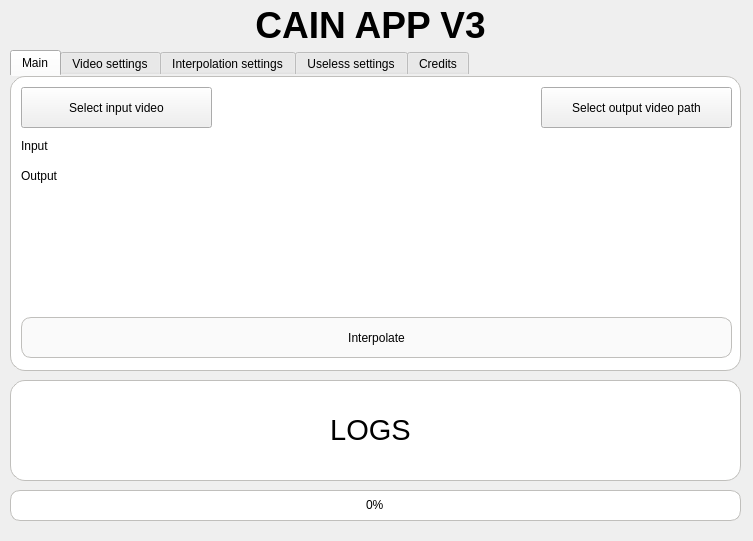
<?xml version="1.0" encoding="UTF-8"?>
<ui version="4.0">
 <class>Form</class>
 <widget class="QWidget" name="Form">
  <property name="geometry">
   <rect>
    <x>0</x>
    <y>0</y>
    <width>753</width>
    <height>541</height>
   </rect>
  </property>
  <property name="windowTitle">
   <string>Form</string>
  </property>
  <property name="styleSheet">
   <string notr="true"/>
  </property>
  <widget class="QLabel" name="label">
   <property name="geometry">
    <rect>
     <x>0</x>
     <y>0</y>
     <width>741</width>
     <height>51</height>
    </rect>
   </property>
   <property name="styleSheet">
    <string notr="true">font: 700 11pt &quot;Comic Sans MS&quot;;</string>
   </property>
   <property name="text">
    <string>&lt;html&gt;&lt;head/&gt;&lt;body&gt;&lt;p align=&quot;center&quot;&gt;&lt;span style=&quot; font-size:28pt; font-weight:700;&quot;&gt;CAIN APP V3&lt;/span&gt;&lt;/p&gt;&lt;/body&gt;&lt;/html&gt;</string>
   </property>
  </widget>
  <widget class="QProgressBar" name="progressBar">
   <property name="geometry">
    <rect>
     <x>10</x>
     <y>490</y>
     <width>731</width>
     <height>31</height>
    </rect>
   </property>
   <property name="contextMenuPolicy">
    <enum>Qt::DefaultContextMenu</enum>
   </property>
   <property name="styleSheet">
    <string notr="true">
QProgressBar {
    border: 1px solid rgb(192, 191, 188);
    border-radius: 10px;
    background-color: rgb(255, 255, 255);
    text-align:center;
 }

 QProgressBar::chunk {
     background-color: #05B8CC;
     border-radius: 10px;
 }
</string>
   </property>
   <property name="value">
    <number>0</number>
   </property>
   <property name="textVisible">
    <bool>true</bool>
   </property>
   <property name="invertedAppearance">
    <bool>false</bool>
   </property>
  </widget>
  <widget class="QTabWidget" name="Video">
   <property name="geometry">
    <rect>
     <x>10</x>
     <y>50</y>
     <width>731</width>
     <height>321</height>
    </rect>
   </property>
   <property name="styleSheet">
    <string notr="true">.QTabWidget::pane{
    border: 1px solid rgb(192, 191, 188);
    border-radius: 15px;
    background-color: rgb(255, 255, 255);
}</string>
   </property>
   <property name="currentIndex">
    <number>0</number>
   </property>
   <property name="documentMode">
    <bool>false</bool>
   </property>
   <widget class="QWidget" name="Main">
    <attribute name="title">
     <string>Main</string>
    </attribute>
    <widget class="QPushButton" name="pushButton_3">
     <property name="geometry">
      <rect>
       <x>10</x>
       <y>10</y>
       <width>191</width>
       <height>41</height>
      </rect>
     </property>
     <property name="text">
      <string>Select input video</string>
     </property>
    </widget>
    <widget class="QPushButton" name="pushButton_4">
     <property name="geometry">
      <rect>
       <x>530</x>
       <y>10</y>
       <width>191</width>
       <height>41</height>
      </rect>
     </property>
     <property name="text">
      <string>Select output video path</string>
     </property>
    </widget>
    <widget class="QLabel" name="label_12">
     <property name="geometry">
      <rect>
       <x>10</x>
       <y>90</y>
       <width>711</width>
       <height>18</height>
      </rect>
     </property>
     <property name="text">
      <string>Output</string>
     </property>
    </widget>
    <widget class="QLabel" name="label_10">
     <property name="geometry">
      <rect>
       <x>10</x>
       <y>60</y>
       <width>711</width>
       <height>18</height>
      </rect>
     </property>
     <property name="text">
      <string>Input</string>
     </property>
    </widget>
    <widget class="QPushButton" name="Interpolatebutton">
     <property name="enabled">
      <bool>true</bool>
     </property>
     <property name="geometry">
      <rect>
       <x>10</x>
       <y>240</y>
       <width>711</width>
       <height>41</height>
      </rect>
     </property>
     <property name="styleSheet">
      <string notr="true">QPushButton{
border: 1.1px solid rgb(192, 191, 188);
border-radius: 10px;    
background-color: rgb(250, 250, 250);

}
QPushButton:hover{
border: 1px solid rgb(192, 191, 188);
border-radius: 10px;    
background-color: rgb(230, 230, 230);

}
QPushButton:pressed{
border: 1.1px solid rgb(192, 191, 188);
border-radius: 10px;    
background-color: rgb(190, 190, 190);

}
</string>
     </property>
     <property name="text">
      <string>Interpolate</string>
     </property>
    </widget>
   </widget>
   <widget class="QWidget" name="Encoding">
    <attribute name="title">
     <string>Video settings</string>
    </attribute>
    <widget class="QLabel" name="label_9">
     <property name="geometry">
      <rect>
       <x>10</x>
       <y>10</y>
       <width>181</width>
       <height>31</height>
      </rect>
     </property>
     <property name="text">
      <string>ffmpeg parametrs </string>
     </property>
    </widget>
    <widget class="QLabel" name="label_11">
     <property name="geometry">
      <rect>
       <x>0</x>
       <y>150</y>
       <width>731</width>
       <height>131</height>
      </rect>
     </property>
     <property name="styleSheet">
      <string notr="true">font: 700 20pt &quot;Comic Sans MS&quot;;</string>
     </property>
     <property name="text">
      <string>&lt;html&gt;&lt;head/&gt;&lt;body&gt;&lt;p align=&quot;center&quot;&gt;&lt;span style=&quot; font-size:26pt;&quot;&gt;SOON MORE SETTINGS&lt;/span&gt;&lt;/p&gt;&lt;/body&gt;&lt;/html&gt;</string>
     </property>
    </widget>
    <widget class="QLineEdit" name="ffmpegline">
     <property name="geometry">
      <rect>
       <x>190</x>
       <y>10</y>
       <width>321</width>
       <height>31</height>
      </rect>
     </property>
     <property name="text">
      <string>-c:v libx264 -preset fast -pix_fmt yuv420p</string>
     </property>
    </widget>
    <widget class="Line" name="line_2">
     <property name="geometry">
      <rect>
       <x>20</x>
       <y>130</y>
       <width>681</width>
       <height>21</height>
      </rect>
     </property>
     <property name="orientation">
      <enum>Qt::Horizontal</enum>
     </property>
    </widget>
   </widget>
   <widget class="QWidget" name="Interpolation">
    <attribute name="title">
     <string>Interpolation settings</string>
    </attribute>
    <widget class="QPushButton" name="pushButton_2">
     <property name="enabled">
      <bool>false</bool>
     </property>
     <property name="geometry">
      <rect>
       <x>10</x>
       <y>240</y>
       <width>711</width>
       <height>41</height>
      </rect>
     </property>
     <property name="styleSheet">
      <string notr="true">QPushButton{
border: 1.1px solid rgb(192, 191, 188);
border-radius: 10px;    
background-color: rgb(250, 250, 250);

}
QPushButton:hover{
border: 1px solid rgb(192, 191, 188);
border-radius: 10px;    
background-color: rgb(230, 230, 230);

}
QPushButton:pressed{
border: 1.1px solid rgb(192, 191, 188);
border-radius: 10px;    
background-color: rgb(190, 190, 190);

}
</string>
     </property>
     <property name="text">
      <string>Recomended settings (soon)</string>
     </property>
    </widget>
    <widget class="QLabel" name="label_4">
     <property name="geometry">
      <rect>
       <x>10</x>
       <y>10</y>
       <width>151</width>
       <height>31</height>
      </rect>
     </property>
     <property name="text">
      <string>Model:</string>
     </property>
    </widget>
    <widget class="QComboBox" name="modellist">
     <property name="geometry">
      <rect>
       <x>160</x>
       <y>10</y>
       <width>551</width>
       <height>31</height>
      </rect>
     </property>
    </widget>
    <widget class="QLabel" name="label_5">
     <property name="geometry">
      <rect>
       <x>10</x>
       <y>130</y>
       <width>151</width>
       <height>31</height>
      </rect>
     </property>
     <property name="text">
      <string>Precission</string>
     </property>
    </widget>
    <widget class="QComboBox" name="precission">
     <property name="geometry">
      <rect>
       <x>160</x>
       <y>130</y>
       <width>551</width>
       <height>31</height>
      </rect>
     </property>
     <item>
      <property name="text">
       <string>fp16</string>
      </property>
     </item>
     <item>
      <property name="text">
       <string>fp32</string>
      </property>
     </item>
    </widget>
    <widget class="QLabel" name="label_6">
     <property name="geometry">
      <rect>
       <x>10</x>
       <y>170</y>
       <width>151</width>
       <height>21</height>
      </rect>
     </property>
     <property name="text">
      <string>Gpu id</string>
     </property>
    </widget>
    <widget class="QSpinBox" name="Gpuid">
     <property name="enabled">
      <bool>false</bool>
     </property>
     <property name="geometry">
      <rect>
       <x>160</x>
       <y>170</y>
       <width>551</width>
       <height>31</height>
      </rect>
     </property>
    </widget>
    <widget class="QComboBox" name="colorspace">
     <property name="geometry">
      <rect>
       <x>160</x>
       <y>90</y>
       <width>551</width>
       <height>31</height>
      </rect>
     </property>
     <item>
      <property name="text">
       <string>RGB</string>
      </property>
     </item>
     <item>
      <property name="text">
       <string>YUV</string>
      </property>
     </item>
    </widget>
    <widget class="QLabel" name="label_8">
     <property name="geometry">
      <rect>
       <x>10</x>
       <y>90</y>
       <width>151</width>
       <height>31</height>
      </rect>
     </property>
     <property name="text">
      <string>Color data</string>
     </property>
    </widget>
    <widget class="Line" name="line">
     <property name="geometry">
      <rect>
       <x>10</x>
       <y>210</y>
       <width>711</width>
       <height>21</height>
      </rect>
     </property>
     <property name="orientation">
      <enum>Qt::Horizontal</enum>
     </property>
    </widget>
    <widget class="QComboBox" name="comboBox_3">
     <property name="enabled">
      <bool>false</bool>
     </property>
     <property name="geometry">
      <rect>
       <x>160</x>
       <y>50</y>
       <width>551</width>
       <height>31</height>
      </rect>
     </property>
     <item>
      <property name="text">
       <string>2x</string>
      </property>
     </item>
     <item>
      <property name="text">
       <string>4x</string>
      </property>
     </item>
     <item>
      <property name="text">
       <string>8x</string>
      </property>
     </item>
    </widget>
    <widget class="QLabel" name="label_7">
     <property name="geometry">
      <rect>
       <x>10</x>
       <y>50</y>
       <width>151</width>
       <height>31</height>
      </rect>
     </property>
     <property name="text">
      <string>Factor</string>
     </property>
    </widget>
   </widget>
   <widget class="QWidget" name="tab">
    <attribute name="title">
     <string>Useless settings</string>
    </attribute>
    <widget class="QCheckBox" name="checkBox">
     <property name="enabled">
      <bool>true</bool>
     </property>
     <property name="geometry">
      <rect>
       <x>20</x>
       <y>10</y>
       <width>111</width>
       <height>24</height>
      </rect>
     </property>
     <property name="text">
      <string>Polish mode</string>
     </property>
     <property name="checkable">
      <bool>false</bool>
     </property>
    </widget>
    <widget class="QCheckBox" name="checkBox_2">
     <property name="enabled">
      <bool>false</bool>
     </property>
     <property name="geometry">
      <rect>
       <x>20</x>
       <y>40</y>
       <width>111</width>
       <height>24</height>
      </rect>
     </property>
     <property name="text">
      <string>Keep settings</string>
     </property>
    </widget>
    <widget class="QCheckBox" name="checkBox_3">
     <property name="enabled">
      <bool>false</bool>
     </property>
     <property name="geometry">
      <rect>
       <x>20</x>
       <y>70</y>
       <width>141</width>
       <height>24</height>
      </rect>
     </property>
     <property name="text">
      <string>Print everything</string>
     </property>
    </widget>
   </widget>
   <widget class="QWidget" name="Credits">
    <attribute name="title">
     <string>Credits</string>
    </attribute>
   </widget>
  </widget>
  <widget class="QFrame" name="frame">
   <property name="geometry">
    <rect>
     <x>10</x>
     <y>380</y>
     <width>731</width>
     <height>101</height>
    </rect>
   </property>
   <property name="whatsThis">
    <string>    border: 3px solid #000000;
    border-radius: 25px;</string>
   </property>
   <property name="styleSheet">
    <string notr="true">    border: 1px solid rgb(192, 191, 188);
    border-radius: 15px;
background-color: rgb(255, 255, 255);</string>
   </property>
   <property name="frameShape">
    <enum>QFrame::StyledPanel</enum>
   </property>
   <property name="frameShadow">
    <enum>QFrame::Raised</enum>
   </property>
   <widget class="QLabel" name="label_2">
    <property name="geometry">
     <rect>
      <x>10</x>
      <y>10</y>
      <width>701</width>
      <height>81</height>
     </rect>
    </property>
    <property name="palette">
     <palette>
      <active>
       <colorrole role="Button">
        <brush brushstyle="SolidPattern">
         <color alpha="255">
          <red>255</red>
          <green>255</green>
          <blue>255</blue>
         </color>
        </brush>
       </colorrole>
       <colorrole role="Window">
        <brush brushstyle="SolidPattern">
         <color alpha="255">
          <red>255</red>
          <green>255</green>
          <blue>255</blue>
         </color>
        </brush>
       </colorrole>
      </active>
      <inactive>
       <colorrole role="Button">
        <brush brushstyle="SolidPattern">
         <color alpha="255">
          <red>255</red>
          <green>255</green>
          <blue>255</blue>
         </color>
        </brush>
       </colorrole>
       <colorrole role="Window">
        <brush brushstyle="SolidPattern">
         <color alpha="255">
          <red>255</red>
          <green>255</green>
          <blue>255</blue>
         </color>
        </brush>
       </colorrole>
      </inactive>
      <disabled>
       <colorrole role="Button">
        <brush brushstyle="SolidPattern">
         <color alpha="255">
          <red>255</red>
          <green>255</green>
          <blue>255</blue>
         </color>
        </brush>
       </colorrole>
       <colorrole role="Window">
        <brush brushstyle="SolidPattern">
         <color alpha="255">
          <red>255</red>
          <green>255</green>
          <blue>255</blue>
         </color>
        </brush>
       </colorrole>
      </disabled>
     </palette>
    </property>
    <property name="contextMenuPolicy">
     <enum>Qt::DefaultContextMenu</enum>
    </property>
    <property name="styleSheet">
     <string notr="true">
border: 0px solid #000000;
    border-radius: 0px;</string>
    </property>
    <property name="text">
     <string>&lt;html&gt;&lt;head/&gt;&lt;body&gt;&lt;p align=&quot;center&quot;&gt;&lt;span style=&quot; font-size:22pt;&quot;&gt;LOGS&lt;/span&gt;&lt;/p&gt;&lt;/body&gt;&lt;/html&gt;</string>
    </property>
   </widget>
  </widget>
 </widget>
 <resources/>
 <connections/>
</ui>
